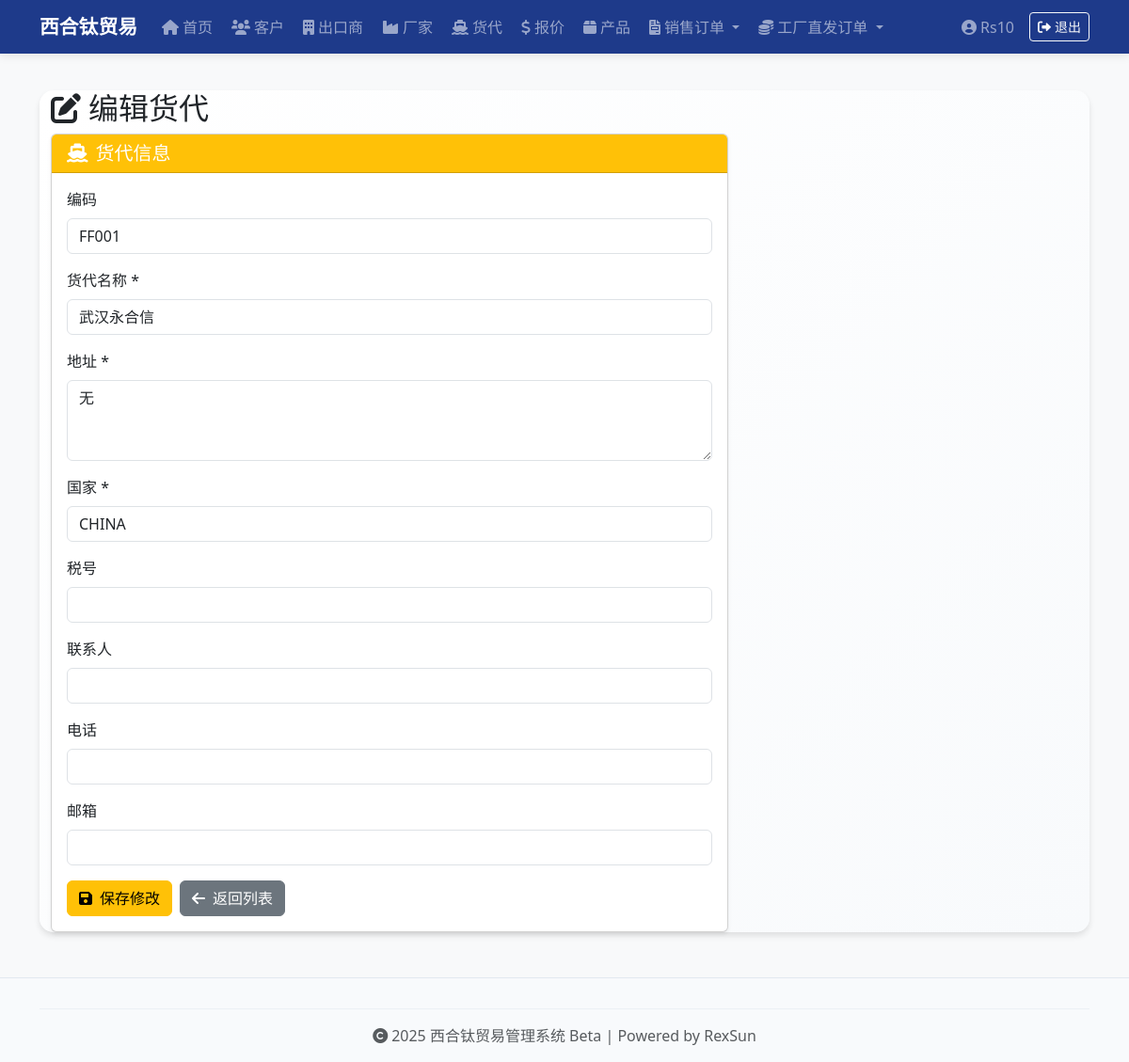
Page /edit-freight-forwarder/1 (signed in) on the committed database.
### app.py (models this page shows, shortened)
class User(UserMixin, db.Model):
    id = db.Column(db.Integer, primary_key=True)
    username = db.Column(db.String(50), unique=True, nullable=False)
    password_hash = db.Column(db.String(128), nullable=False)
    role = db.Column(db.String(20), default='admin')

class FreightForwarder(db.Model):
    id = db.Column(db.Integer, primary_key=True)
    code = db.Column(db.String(10), unique=True)
    name = db.Column(db.String(100), nullable=False)
    address = db.Column(db.String(200), nullable=False)
    tax_code = db.Column(db.String(100))
    country = db.Column(db.String(50), nullable=False)
    contact_person = db.Column(db.String(100))
    phone = db.Column(db.String(50))
    email = db.Column(db.String(100))

### app.py (the view, shortened to what this page needs)
@app.route('/edit-freight-forwarder/<int:freight_forwarder_id>', methods=['GET', 'POST'])
@login_required
def edit_freight_forwarder(freight_forwarder_id):
    freight_forwarder = FreightForwarder.query.get_or_404(freight_forwarder_id)
    return render_template('edit_freight_forwarder.html', freight_forwarder=freight_forwarder)

### app.py (called while the page is built)
@login_manager.user_loader
def load_user(user_id):
    return User.query.get(int(user_id))

@app.before_request
def create_admin_users():
    if not hasattr(app, '_admin_created'):
        db.create_all()
        users = [
            ('Rs10', 'Rs10!)xht'),
            ('Bw18', 'Bw18!*xht'),
            ('Dd16', 'Dd16!^xht'),
        ]
        for username, pwd in users:
            if not User.query.filter_by(username=username).first():
                user = User(username=username)
                user.set_password(pwd)
                db.session.add(user)
        db.session.commit()
        app._admin_created = True

### templates/edit_freight_forwarder.html
{% extends 'base.html' %}
{% block content %}
<div class="container mt-4">
  <div class="row">
    <div class="col-md-8">
      <h2><i class="fas fa-edit me-2"></i>编辑货代</h2>
    </div>
  </div>
  <div class="row">
    <div class="col-md-8">
      <div class="card shadow-sm">
        <div class="card-header bg-warning text-white">
          <h5 class="mb-0"><i class="fas fa-ship me-2"></i>货代信息</h5>
        </div>
        <div class="card-body">
          <form method="post">
            <div class="mb-3">
              <label for="code" class="form-label">编码</label>
              <input type="text" class="form-control" id="code" value="{{ freight_forwarder.code }}" readonly>
            </div>
            <div class="mb-3">
              <label for="name" class="form-label">货代名称 *</label>
              <input type="text" class="form-control" id="name" name="name" value="{{ freight_forwarder.name }}" required>
            </div>
            <div class="mb-3">
              <label for="address" class="form-label">地址 *</label>
              <textarea class="form-control" id="address" name="address" rows="3" required>{{ freight_forwarder.address }}</textarea>
            </div>
            <div class="mb-3">
              <label for="country" class="form-label">国家 *</label>
              <input type="text" class="form-control" id="country" name="country" value="{{ freight_forwarder.country }}" required>
            </div>
            <div class="mb-3">
              <label for="tax_code" class="form-label">税号</label>
              <input type="text" class="form-control" id="tax_code" name="tax_code" value="{{ freight_forwarder.tax_code or '' }}">
            </div>
            <div class="mb-3">
              <label for="contact_person" class="form-label">联系人</label>
              <input type="text" class="form-control" id="contact_person" name="contact_person" value="{{ freight_forwarder.contact_person or '' }}">
            </div>
            <div class="mb-3">
              <label for="phone" class="form-label">电话</label>
              <input type="text" class="form-control" id="phone" name="phone" value="{{ freight_forwarder.phone or '' }}">
            </div>
            <div class="mb-3">
              <label for="email" class="form-label">邮箱</label>
              <input type="email" class="form-control" id="email" name="email" value="{{ freight_forwarder.email or '' }}">
            </div>
            <div class="d-flex gap-2">
              <button type="submit" class="btn btn-warning">
                <i class="fas fa-save me-2"></i>保存修改
              </button>
              <a href="{{ url_for('freight_forwarders') }}" class="btn btn-secondary">
                <i class="fas fa-arrow-left me-2"></i>返回列表
              </a>
            </div>
          </form>
        </div>
      </div>
    </div>
  </div>
</div>
{% endblock %}

### templates/base.html (shortened to what this page needs)
<!DOCTYPE html>
<html lang="zh-CN">
<head>
  <link href="https://cdn.jsdelivr.net/npm/bootstrap@5.3.0/dist/css/bootstrap.min.css" rel="stylesheet">
  <link href="https://cdnjs.cloudflare.com/ajax/libs/font-awesome/6.0.0/css/all.min.css" rel="stylesheet">
  <link href="{{ url_for('static', filename='style.css') }}" rel="stylesheet">
</head>
<body>
  {% if not (request.endpoint == 'login' or request.endpoint == 'static') %}
  <nav class="navbar navbar-expand-lg navbar-dark bg-navy fixed-top">
    <div class="container">
      <a class="navbar-brand fw-bold" href="/">
        西合钛贸易
      </a>
      <div class="collapse navbar-collapse" id="navbarNav">
        <ul class="navbar-nav me-auto mb-2 mb-lg-0">
          <li class="nav-item">
            <a class="nav-link" href="/">
              <i class="fas fa-home me-1"></i>首页
            </a>
          </li>
          <li class="nav-item">
            <a class="nav-link" href="/customers">
              <i class="fas fa-users me-1"></i>客户
            </a>
          </li>
          <li class="nav-item">
            <a class="nav-link" href="/exporters">
              <i class="fas fa-building me-1"></i>出口商
            </a>
          </li>
          <li class="nav-item">
            <a class="nav-link" href="/factories">
              <i class="fas fa-industry me-1"></i>厂家
            </a>
          </li>
          <li class="nav-item">
            <a class="nav-link" href="/freight-forwarders">
              <i class="fas fa-ship me-1"></i>货代
            </a>
          </li>
          <li class="nav-item">
            <a class="nav-link" href="/freight-quotes">
              <i class="fas fa-dollar-sign me-1"></i>报价
            </a>
          </li>
          <li class="nav-item">
            <a class="nav-link" href="/products">
              <i class="fas fa-box me-1"></i>产品
            </a>
          </li>
          <li class="nav-item dropdown">
            <a class="nav-link dropdown-toggle" href="#" id="salesOrderDropdown" role="button" data-bs-toggle="dropdown" aria-expanded="false">
              <i class="fas fa-file-invoice me-1"></i>销售订单
            </a>
          </li>
          <li class="nav-item dropdown">
            <a class="nav-link dropdown-toggle" href="#" id="commissionOrderDropdown" role="button" data-bs-toggle="dropdown" aria-expanded="false">
              <i class="fas fa-coins me-1"></i>工厂直发订单
            </a>
          </li>
        </ul>
        {% if current_user.is_authenticated %}
        <ul class="navbar-nav ms-auto">
          <li class="nav-item d-flex align-items-center">
            <span class="navbar-text me-3">
              <i class="fas fa-user-circle me-1"></i>{{ current_user.username }}
            </span>
          </li>
          <li class="nav-item d-flex align-items-center">
            <a class="btn btn-outline-light btn-sm" href="{{ url_for('logout') }}">
              <i class="fas fa-sign-out-alt me-1"></i>退出
            </a>
          </li>
        </ul>
        {% endif %}
      </div>
    </div>
  </nav>
  {% endif %}
  <div class="container mt-5 pt-4">
    <div class="content-card">
      {% block content %}
      {% endblock %}
    </div>
  </div>
  <footer class="footer text-center text-muted py-3 mt-5">
    <div class="container">
      <hr class="my-3">
      <p class="mb-0">
        <i class="fas fa-copyright me-1"></i>2025 西合钛贸易管理系统 Beta | Powered by RexSun
      </p>
    </div>
  </footer>
</body>
</html>

### static/style.css (style rules this page uses)
body { font-family: 'Segoe UI', Arial, sans-serif; background-color: #f8f9fa; }
.navbar { box-shadow: 0 2px 10px rgba(0,0,0,0.1); }
.content-card { margin-top: 20px; border-radius: 8px; box-shadow: 0 4px 12px rgba(0,0,0,0.05); }
.footer { margin-top: 50px; padding: 20px; background-color: #f8f9fa; border-top: 1px solid #e9ecef; }
.form-label { font-weight: 500; }

### templates/base.html (style rules this page uses)
:root { --navy-blue: #1e3a8a; --light-navy: #3b82f6; --accent-color: #f59e0b; --light-gray: #f8fafc; --medium-gray: #e2e8f0; --dark-gray: #64748b; }
.bg-navy { background-color: var(--navy-blue) !important; }
.navbar-brand { font-size: 1.3rem; transition: all 0.3s ease; }
.nav-link { transition: all 0.2s ease; border-radius: 6px; margin: 0 2px; }
.content-card { background: linear-gradient(135deg, #ffffff 0%, var(--light-gray) 100%); border-radius: 15px; box-shadow: 0 4px 6px rgba(0, 0, 0, 0.1); border: none; margin-bottom: 2rem; }
.footer { background-color: var(--light-gray); border-top: 1px solid var(--medium-gray); }
.footer hr { border-color: var(--medium-gray); opacity: 0.5; }
.content-card { animation: fadeIn 0.6s ease-out; }

### rows in the picture
User: username "Rs10"
FreightForwarder: code "FF001", name "武汉永合信", address "无", country "CHINA"
